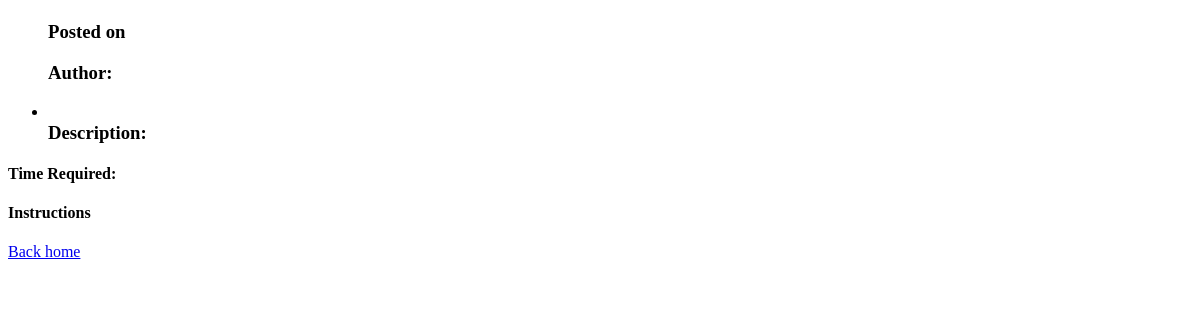
Before: /recipes/3/ with the older database file.
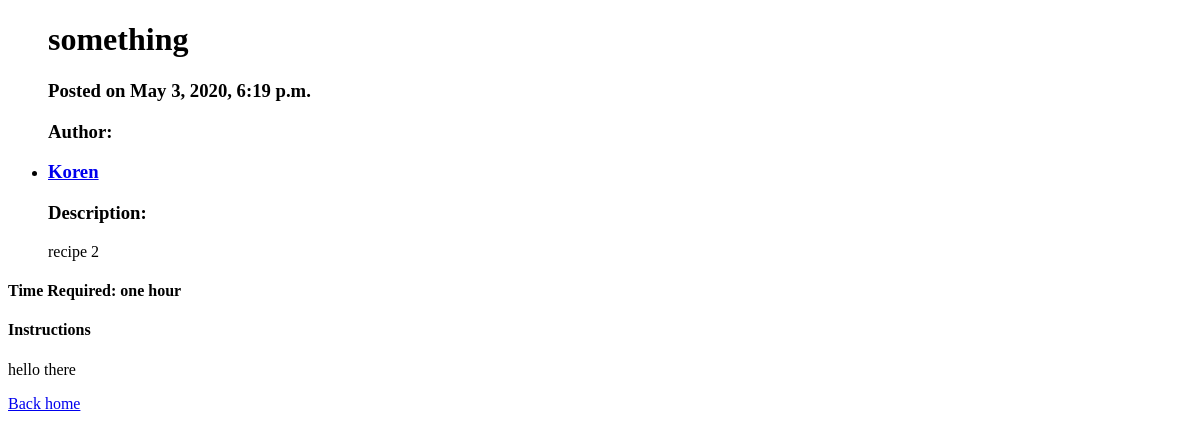
After: the same page with the newer database file.
### book/models.py (models this page shows, shortened)
class RecipeItem(models.Model):
    title = models.CharField(max_length=50)
    author = models.ForeignKey(Author, on_delete=models.CASCADE)
    description = models.TextField()
    time_required = models.CharField(max_length=15)
    instructions = models.TextField()
    date = models.DateTimeField(default=timezone.now)

class Author(models.Model):
    name = models.CharField(max_length=50)
    bio = models.TextField()

### book/views.py (the view)
# urls.py: path('recipes/<int:id>/', views.recipes)
def recipes(request, id):
    recipe = RecipeItem.objects.filter(id=id).first()
    return render(request, "recipes.html", {"recipe": recipe})

### book/templates/recipes.html (shortened to what this page needs)
<!DOCTYPE html>
<html lang="en">
<head>
<ul>
<h1>{{ recipe.title }}</h1>
<h3>Posted on {{ recipe.date }}</h3>
<h3>Author:</h3>
    <li>
    <a href = '/author/{{recipe.author.id}}/'><h3>{{ recipe.author.name }}</h3>
        </a>
    </li>
    <h3>Description:</h3>
    <p>{{ recipe.description }}</p>
</ul>
<h4>Time Required: {{ recipe.time_required }}</h4>
<h4>Instructions</h4>
    <p>{{ recipe.instructions }}</p>
</head>
<body>
    <a href='/'>Back home</a>
</body>
</html>

Changed rows visible on the page:
added RecipeItem: title "something", date "May 3, 2020, 6:19 p.m.", author.name "Koren", description "recipe 2", time_required "one hour", instructions "hello there"
